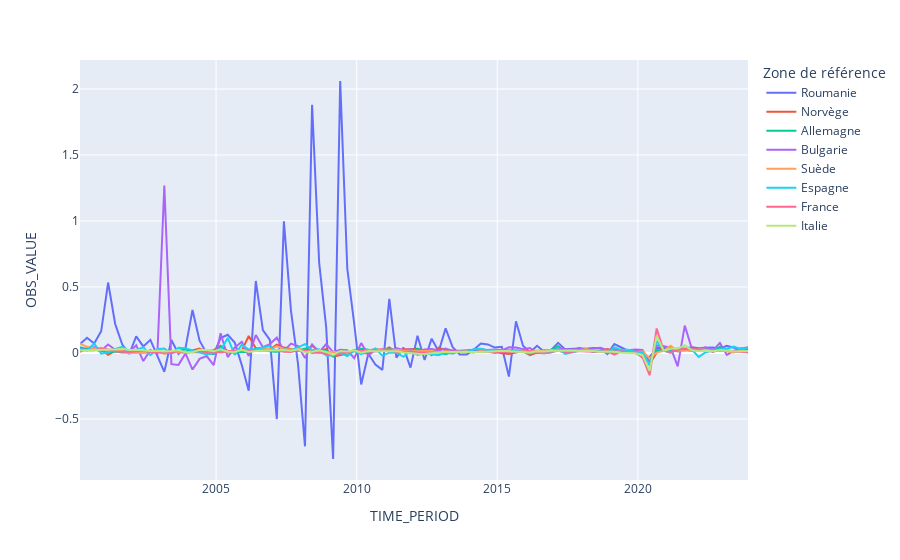

Notebook source saved alongside this figure:
### Code cell
px.line(a,x='TIME_PERIOD',y='OBS_VALUE',color='Zone de référence')
